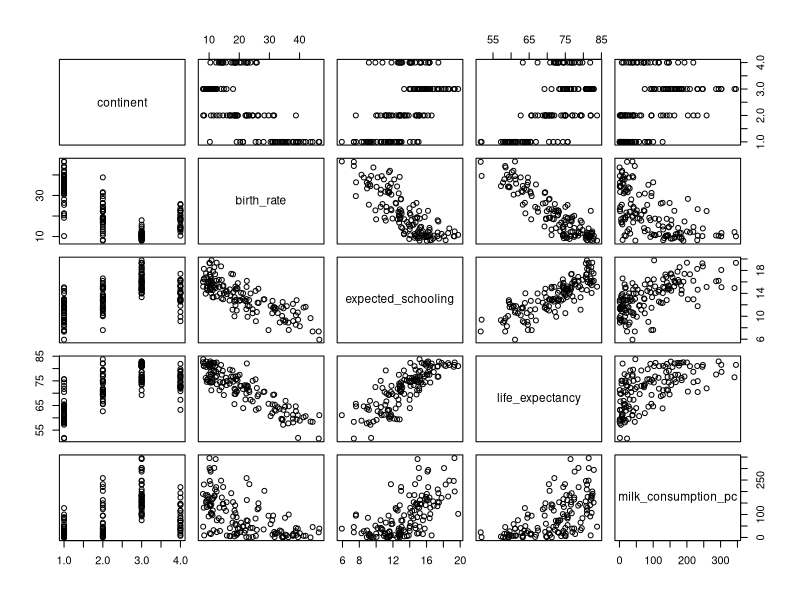

Recreate this plot in R. (Note: this script raises an error after producing the figure.)
## ---- chunk 1
library(tidyverse)
library(gridExtra)
## ---- chunk 2
#| warning: false
#| message: false

# limpa área de trabalho
rm(list = ls())

# carrega pacote `tidyverse`
library(tidyverse)

# carrega dados
owid <- read_delim("data/owid.csv", delim = ",", col_names = TRUE)

# codifica variável `continent` como fator
owid$continent <- as.factor(owid$continent)

str(owid)
## ---- chunk 3
# Filtrando os dados para o ano de 2015
model1_data <- owid %>% filter(year == 2015)

# Selecionando somente as variáveis de interesse
model1_data <- model1_data[, c(1, 5, 15, 18, 19)]

# Retirando os dados referentes a oceania
model1_data <- subset(model1_data, model1_data$continent != "Oceania")

## ---- chunk 4
summary(model1_data)
## ---- chunk 5
# Juntando os dados referentes às Américas do Norte e Sul
model1_data <- model1_data %>%
    mutate(continent = dplyr::recode(continent, "North America" = "America", "South America" = "America"))

summary(model1_data)
## ---- chunk 6
# Gráfico de dispersão dos dados
plot(model1_data)
## ---- chunk 7
# Transformação Box-Cox
library(MASS)

bc_milk <- boxcox(lm(milk_consumption_pc ~ life_expectancy, data = model1_data),
             lambda = seq(-2, 2, by = 0.1), plotit = TRUE)
## ---- chunk 8
lambda_milk <- bc_milk$x[which.max(bc_milk$y)]
cat(lambda_milk)
cat('\n')
## ---- chunk 9
model1_data <- model1_data |>
  mutate(new_milk_consumption_pc  = milk_consumption_pc^lambda_milk)

model1_data <- model1_data[, -c(5)]
## ---- chunk 10
# Gráfico de dispersão dos dados
plot(model1_data)
## ---- chunk 11
cor(model1_data$birth_rate, model1_data$expected_schooling)
## ---- chunk 12
cor(model1_data$birth_rate, model1_data$new_milk_consumption_pc)
## ---- chunk 13
cor(model1_data$expected_schooling, model1_data$new_milk_consumption_pc)
## ---- chunk 14
# Correlação para birth rate
cor(model1_data$birth_rate, model1_data$birth_rate^2)
## ---- chunk 15
# Correlação para expected schooling
cor(model1_data$expected_schooling, model1_data$expected_schooling^2)
## ---- chunk 16
# Correlação para a variavel transformada de milk_consumption_pc
cor(model1_data$new_milk_consumption_pc, model1_data$new_milk_consumption_pc^2)
## ---- chunk 17
#| layout-ncol: 3

ggplot(model1_data, aes(x = birth_rate, y = birth_rate^2)) +
    geom_point() +
    theme(
        axis.text = element_text(size = 15),
        axis.title = element_text(size = 20, face = "bold")
    )

ggplot(model1_data, aes(x = expected_schooling, y = expected_schooling^2)) +
    geom_point() +
    theme(
        axis.text = element_text(size = 15),
        axis.title = element_text(size = 20, face = "bold")
    )

ggplot(model1_data, aes(x = new_milk_consumption_pc, y = new_milk_consumption_pc^2)) +
    geom_point() +
    theme(
        axis.text = element_text(size = 15),
        axis.title = element_text(size = 20, face = "bold")
    )
## ---- chunk 18
# Criando variáveis quantitativas centralizadas
model1_data <- model1_data %>%
    mutate(
        birth_rate_c = birth_rate - mean(birth_rate),
        expected_schooling_c = expected_schooling - mean(expected_schooling),
        new_milk_consumption_pc_c = new_milk_consumption_pc - mean(new_milk_consumption_pc)
    )

## ---- chunk 19
# Correlação para birth rate
cor(model1_data$birth_rate_c, model1_data$birth_rate_c^2)
## ---- chunk 20
# Correlação para expected schooling
cor(model1_data$expected_schooling_c, model1_data$expected_schooling_c^2)
## ---- chunk 21
# Correlação para a variavel transformada de milk_consumption_pc
cor(model1_data$new_milk_consumption_pc_c, model1_data$new_milk_consumption_pc_c^2)
## ---- chunk 22
#| layout-ncol: 3
ggplot(model1_data, aes(x = birth_rate_c, y = birth_rate_c^2)) +
    geom_point() +
    theme(
        axis.text = element_text(size = 15),
        axis.title = element_text(size = 20, face = "bold")
    )

ggplot(model1_data, aes(x = expected_schooling_c, y = expected_schooling_c^2)) +
    geom_point() +
    theme(
        axis.text = element_text(size = 15),
        axis.title = element_text(size = 20, face = "bold")
    )


ggplot(model1_data, aes(x = new_milk_consumption_pc_c, y = new_milk_consumption_pc_c^2)) +
    geom_point() +
    theme(
        axis.text = element_text(size = 15),
        axis.title = element_text(size = 20, face = "bold")
    )
## ---- chunk 23
cor(model1_data$birth_rate_c, model1_data$expected_schooling_c)
## ---- chunk 24
cor(model1_data$birth_rate_c, model1_data$new_milk_consumption_pc_c)
## ---- chunk 25
cor(model1_data$expected_schooling_c, model1_data$new_milk_consumption_pc_c)
## ---- chunk 26
# Modelo de regressão linear com as variáveis explicativas "birth_rate_c", "expected_schooling_c" e "milk_consumption_pc_c"

# Modelo polinomial de segunda ordem completo com as variáveis quantitativas
model1_quant <- lm(
    life_expectancy ~ I(birth_rate_c^2) + I(expected_schooling_c^2) + I(new_milk_consumption_pc_c^2) + birth_rate_c * expected_schooling_c + birth_rate_c * new_milk_consumption_pc_c + expected_schooling_c * new_milk_consumption_pc_c, data = model1_data)


summary(model1_quant)
## ---- chunk 27
# Modelo reduzido
model1_quant_red <- lm(
    life_expectancy ~ new_milk_consumption_pc_c + birth_rate_c + expected_schooling_c + new_milk_consumption_pc_c * birth_rate_c, data = model1_data)


summary(model1_quant_red)
## ---- chunk 28
# teste-F
# H_0: Betas(11, 22, 33, 13 e 23) == 0
# H_a: Nem todos são nulos

anova(model1_quant_red, model1_quant, test="F")
## ---- chunk 29
# Modelo reduzido
model1_quali <- lm(
    life_expectancy ~ new_milk_consumption_pc_c + birth_rate_c + expected_schooling_c + new_milk_consumption_pc_c * birth_rate_c + continent, data = model1_data)


summary(model1_quali)
## ---- chunk 30
# Tabela ANOVA
anova(model1_quali)

## ---- chunk 31
# Teste ANOVA
anova(model1_quali, model1_quant_red, test="F")

## ---- chunk 32
ggplot(model1_data, aes(x = birth_rate_c, y = life_expectancy)) +
  # adiciona pontos 
  # (cores e símbolos distintos para diferentes valores de `continent`)
  geom_point(aes(color = continent, shape = continent)) + 
  # adiciona retas de tendência
  geom_smooth(aes(color = continent), method = "lm", se = FALSE) +
  ggtitle("`life_expectancy` x `birth_rate_c`, para diferentes níveis de `continent`")
ggplot(model1_data, aes(x = expected_schooling_c, y = life_expectancy)) +
  # adiciona pontos 
  # (cores e símbolos distintos para diferentes valores de `continent`)
  geom_point(aes(color = continent, shape = continent)) + 
  # adiciona retas de tendência
  geom_smooth(aes(color = continent), method = "lm", se = FALSE) +
  ggtitle("`life_expectancy` x `expected_schooling_c`, para diferentes níveis de `continent`")
## ---- chunk 33
# Criando modelo de regressão com todas as interações possíveis
m_all <- lm(
    life_expectancy ~ birth_rate_c*expected_schooling_c + continent:birth_rate_c + continent : expected_schooling_c + continent, data = model1_data 
)
## ---- chunk 34
# Verificando a inclusao das novas alterações
anova(m_quali,m_all, test="F")
